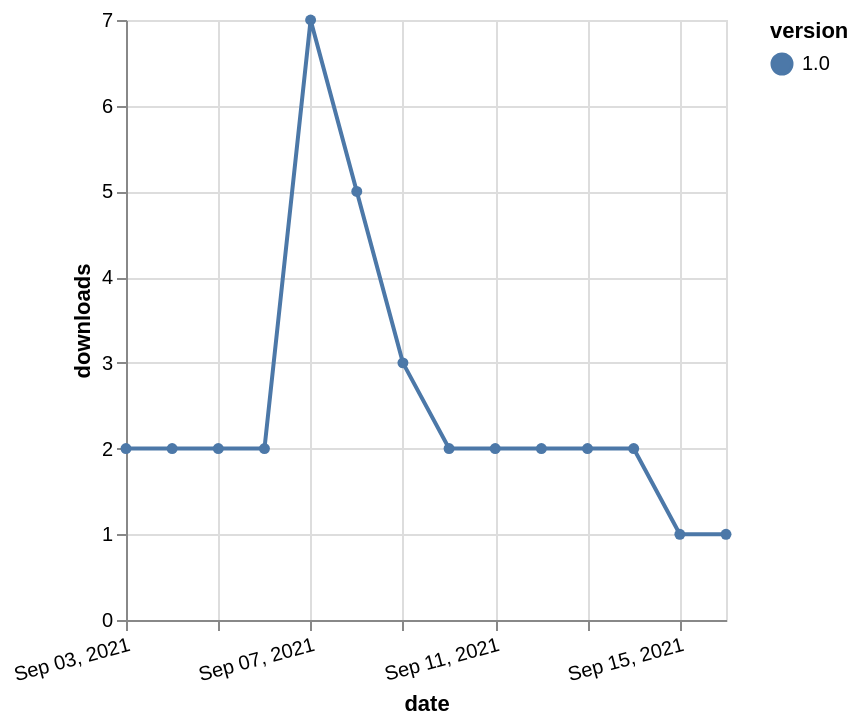

The Vega-Lite source for this figure:
### Vega-Lite specification from a JSON file in a GitHub repository (floating-point values rounded to 4 significant figures)
{"$schema": "https://vega.github.io/schema/vega-lite/v5.json", "description": "A simple bar chart with embedded data.", "data": {"values": [{"date": "2021-09-03", "total": 2710, "delta": 2, "version": "1.0"}, {"date": "2021-09-04", "total": 2712, "delta": 2, "version": "1.0"}, {"date": "2021-09-05", "total": 2714, "delta": 2, "version": "1.0"}, {"date": "2021-09-06", "total": 2716, "delta": 2, "version": "1.0"}, {"date": "2021-09-07", "total": 2723, "delta": 7, "version": "1.0"}, {"date": "2021-09-08", "total": 2728, "delta": 5, "version": "1.0"}, {"date": "2021-09-09", "total": 2731, "delta": 3, "version": "1.0"}, {"date": "2021-09-10", "total": 2733, "delta": 2, "version": "1.0"}, {"date": "2021-09-11", "total": 2735, "delta": 2, "version": "1.0"}, {"date": "2021-09-12", "total": 2737, "delta": 2, "version": "1.0"}, {"date": "2021-09-13", "total": 2739, "delta": 2, "version": "1.0"}, {"date": "2021-09-14", "total": 2741, "delta": 2, "version": "1.0"}, {"date": "2021-09-15", "total": 2742, "delta": 1, "version": "1.0"}, {"date": "2021-09-16", "total": 2743, "delta": 1, "version": "1.0"}]}, "width": "container", "mark": {"type": "line", "point": {"filled": true}}, "encoding": {"x": {"field": "date", "type": "temporal", "timeUnit": "yearmonthdate", "title": "date", "axis": {"labelAngle": -15}}, "y": {"field": "delta", "type": "quantitative", "title": "downloads"}, "color": {"field": "version", "type": "nominal"}, "tooltip": {"field": "delta"}}}
